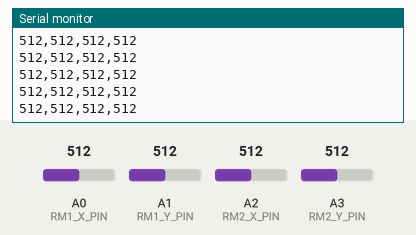
Simulated run of this sketch. Board: Arduino Uno, built with avr-gcc and run on an emulated ATmega328P. Parts: the last lines printed to the serial monitor. The test bench sets the inputs (shaded band); at power-on: A0 (RM1_X_PIN) = 512, A1 (RM1_Y_PIN) = 512, A2 (RM2_X_PIN) = 512, A3 (RM2_Y_PIN) = 512.

Above: at 1.2 s.
1.3 s: A0 (RM1_X_PIN) set to 106
At 1.34 s:
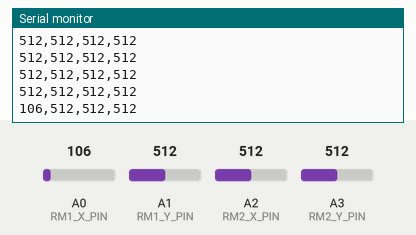
4.3 s: A0 (RM1_X_PIN) set to 92
At 4.31 s:
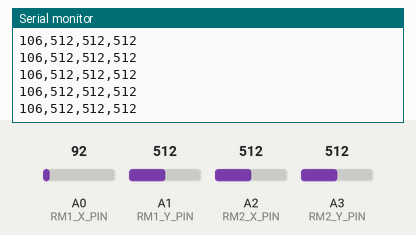
8.8 s: A1 (RM1_Y_PIN) set to 111
At 8.8 s:
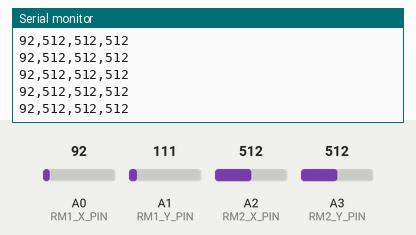
10.3 s: A1 (RM1_Y_PIN) set to 93
At 10.33 s:
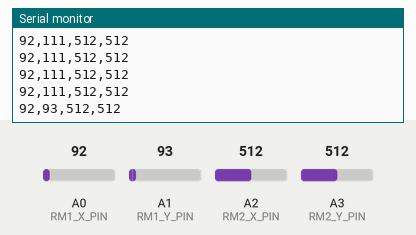
Timing chart, 0 to 12.8 s (numbered marks = the images above; inputs shaded):
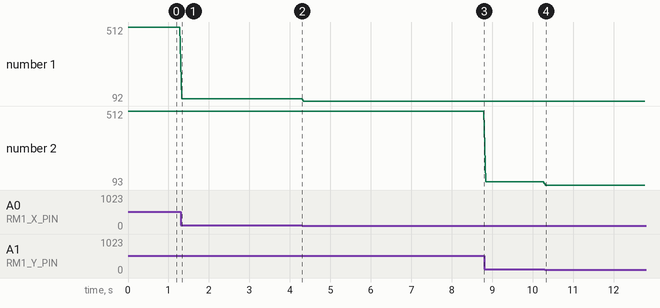

The sketch:

game_ctrl_firmware.ino
```cpp
const int LED_PIN = 13;

// REMOTE 1
#define RM1_POWER_PIN (3)
#define RM1_X_PIN (A0)
#define RM1_Y_PIN (A1)


// REMOTE 2
#define RM2_POWER_PIN (4)
#define RM2_X_PIN (A2)
#define RM2_Y_PIN (A3)

int rm1_x_val, rm1_y_val, rm2_x_val, rm2_y_val;

void setup() {
  // put your setup code here, to run once:
  pinMode(RM1_POWER_PIN, OUTPUT);
  digitalWrite(RM1_POWER_PIN, OUTPUT);
  pinMode(RM2_POWER_PIN, OUTPUT);
  digitalWrite(RM2_POWER_PIN, OUTPUT);

  pinMode(RM1_X_PIN, INPUT);
  pinMode(RM1_Y_PIN, INPUT);
  pinMode(RM2_X_PIN, INPUT);
  pinMode(RM2_Y_PIN, INPUT);
  Serial.begin(9600);
}

void loop() {
  // put your main code here, to run repeatedly:
  rm1_x_val = analogRead(RM1_X_PIN);
  rm1_y_val = analogRead(RM1_Y_PIN);

  rm2_x_val = analogRead(RM2_X_PIN);
  rm2_y_val = analogRead(RM2_Y_PIN);
  Serial.print(rm1_x_val); Serial.print(","); Serial.print(rm1_y_val); Serial.print(",");
  Serial.print(rm2_x_val); Serial.print(","); Serial.print(rm2_y_val); Serial.println();
  delay(50);
}
```

Measured:
- after the input at 1.3 s, the serial monitor: prints a new line at once (image 1)
- after the input at 10.3 s, the serial monitor: prints a new line at once (image 4)
- plotted number 1: 512 → 106 after the input at 1.3 s, 106 → 92 after the input at 4.3 s
- plotted number 2: 512 → 111 after the input at 8.8 s, 111 → 93 after the input at 10.3 s
